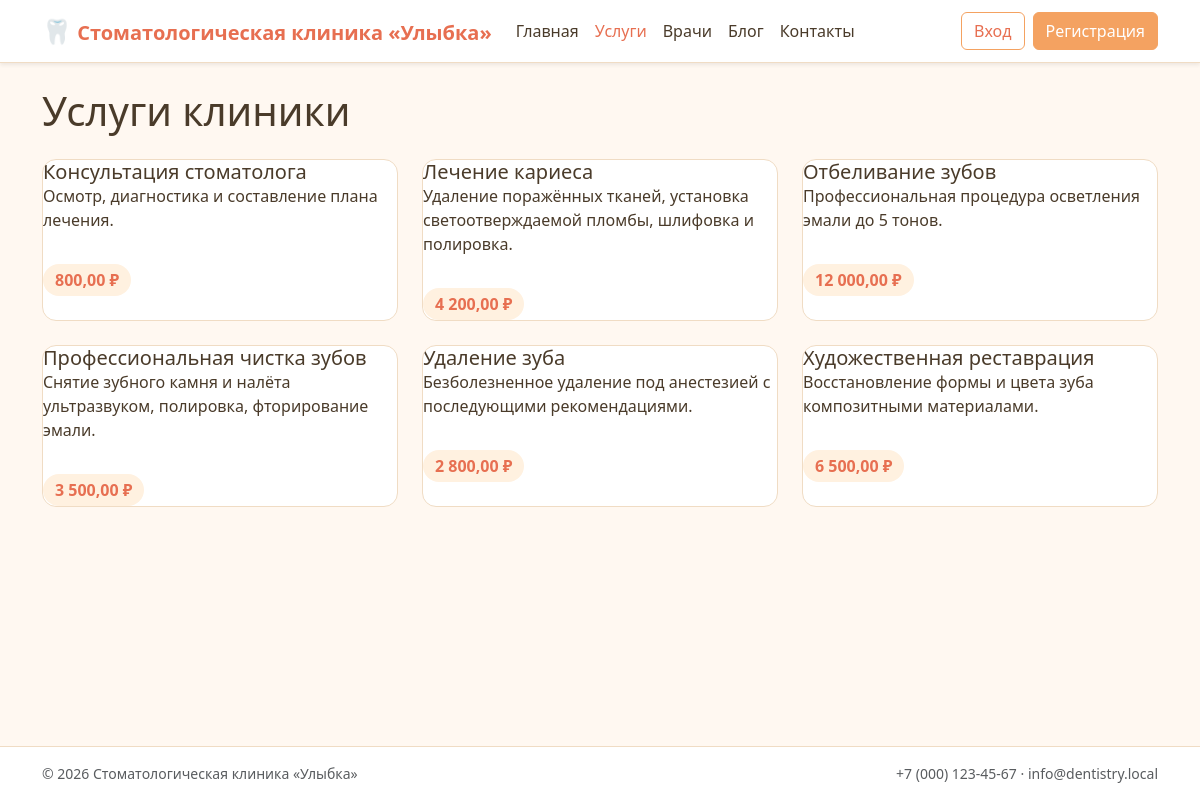
/services.php, run on the app's committed database.
### tables this page shows
CREATE TABLE service (
    id          INT UNSIGNED AUTO_INCREMENT PRIMARY KEY,
    name        VARCHAR(120) NOT NULL,
    description TEXT         NOT NULL,
    image_path  VARCHAR(255) NULL,
    price       DECIMAL(10,2) NOT NULL,
    created_at  DATETIME NOT NULL DEFAULT CURRENT_TIMESTAMP
);

### lib/db.php (called while the page is built, shortened)
<?php
final class DB
{
    private static ?PDO $pdo = null;
    public static function pdo(): PDO
    {
        if (self::$pdo === null) {
            $dsn = sprintf(
                'mysql:host=%s;port=%d;dbname=%s;charset=%s',
                DB_HOST, DB_PORT, DB_NAME, DB_CHARSET
            );
            self::$pdo = new PDO($dsn, DB_USER, DB_PASS, [
                PDO::ATTR_ERRMODE            => PDO::ERRMODE_EXCEPTION,
                PDO::ATTR_DEFAULT_FETCH_MODE => PDO::FETCH_ASSOC,
                PDO::ATTR_EMULATE_PREPARES   => false,
            ]);
        }
        return self::$pdo;
    }
    public static function all(string $sql, array $params = []): array
    {
        $stmt = self::pdo()->prepare($sql);
        $stmt->execute($params);
        return $stmt->fetchAll();
    }
}

### lib/sanitize.php (called while the page is built, shortened)
<?php
function h(mixed $value): string
{
    return htmlspecialchars((string) $value, ENT_QUOTES | ENT_SUBSTITUTE, 'UTF-8');
}
function fmt_price(float|string $amount): string
{
    return number_format((float) $amount, 2, ',', ' ') . ' ₽';
}

### public/services.php (the view, shortened to what this page needs)
<?php
require_once __DIR__ . '/../lib/db.php';
require_once __DIR__ . '/../lib/sanitize.php';
$services = DB::all('SELECT * FROM service ORDER BY name');
require __DIR__ . '/../templates/header.php';
?>
<div class="d-flex justify-content-between align-items-center mb-4">
    <h1 class="mb-0">Услуги клиники</h1>
</div>
<?php if (empty($services)): ?>
    <p class="text-muted">Пока нет ни одной услуги.</p>
<?php else: ?>
    <div class="row g-4">
        <?php foreach ($services as $s): ?>
            <div class="col-md-6 col-lg-4">
                <div class="clinic-card h-100">
                    <div class="card-body d-flex flex-column">
                        <h5 class="card-title"><?= h($s['name']) ?></h5>
                        <p class="card-text flex-grow-1"><?= h($s['description']) ?></p>
                        <div class="d-flex justify-content-between align-items-center mt-3">
                            <span class="price-badge"><?= h(fmt_price($s['price'])) ?></span>
                        </div>
                    </div>
                </div>
            </div>
        <?php endforeach; ?>
    </div>
<?php endif; ?>
<?php require __DIR__ . '/../templates/footer.php'; ?>

### public/assets/css/theme.css (style rules this page uses)
:root { --clinic-bg: #FFF8F1; --clinic-surface: #FFFFFF; --clinic-primary: #F4A261; --clinic-primary-2: #E76F51; --clinic-accent: #FFE0C2; --clinic-soft: #FFF1E0; --clinic-ink: #4A3B2A; --clinic-muted: #8A7964; --clinic-border: #F0DCC4; --clinic-success: #6FB098; --clinic-danger: #D88080; }
html, body { background: var(--clinic-bg); color: var(--clinic-ink); }
body { font-family: system-ui, "Segoe UI", Tahoma, Arial, sans-serif; }
.clinic-card { background: var(--clinic-surface); border: 1px solid var(--clinic-border); border-radius: 14px; overflow: hidden; transition: transform .15s ease, box-shadow .15s ease; height: 100%; }
.clinic-card .card-body { color: var(--clinic-ink); }
.clinic-card .price-badge { display: inline-block; background: var(--clinic-soft); color: var(--clinic-primary-2); border-radius: 999px; padding: 0.25rem 0.75rem; font-weight: 600; }

### data on the page
service: name "Консультация стоматолога", description "Осмотр, диагностика и составление плана лечения.", price "800,00 ₽"
service: name "Лечение кариеса", description "Удаление поражённых тканей, установка светоотверждаемой пломбы, шлифовка и полировка.", price "4 200,00 ₽"
service: name "Отбеливание зубов", description "Профессиональная процедура осветления эмали до 5 тонов.", price "12 000,00 ₽"
service: name "Профессиональная чистка зубов", description "Снятие зубного камня и налёта ультразвуком, полировка, фторирование эмали.", price "3 500,00 ₽"
service: name "Удаление зуба", description "Безболезненное удаление под анестезией с последующими рекомендациями.", price "2 800,00 ₽"
service: name "Художественная реставрация", description "Восстановление формы и цвета зуба композитными материалами.", price "6 500,00 ₽"

### other printed values
SITE_NAME "Стоматологическая клиника «Улыбка»"
CLINIC_PHONE "+7 (000) 123-45-67"
CLINIC_EMAIL "info@dentistry.local"
